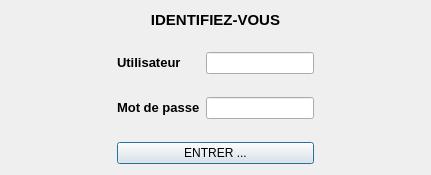
<?xml version="1.0" encoding="UTF-8"?>
<ui version="4.0">
 <class>chifoumiConnexion</class>
 <widget class="QDialog" name="chifoumiConnexion">
  <property name="geometry">
   <rect>
    <x>0</x>
    <y>0</y>
    <width>431</width>
    <height>175</height>
   </rect>
  </property>
  <property name="focusPolicy">
   <enum>Qt::NoFocus</enum>
  </property>
  <property name="windowTitle">
   <string>Identification</string>
  </property>
  <property name="windowIcon">
   <iconset resource="ressourcesChifoumi.qrc">
    <normaloff>:/chifoumi/images (1)/images/versus.gif</normaloff>:/chifoumi/images (1)/images/versus.gif</iconset>
  </property>
  <layout class="QHBoxLayout" name="horizontalLayout_2">
   <item>
    <layout class="QHBoxLayout" name="horizontalLayout">
     <item>
      <spacer name="horizontalSpacer">
       <property name="orientation">
        <enum>Qt::Horizontal</enum>
       </property>
       <property name="sizeHint" stdset="0">
        <size>
         <width>40</width>
         <height>20</height>
        </size>
       </property>
      </spacer>
     </item>
     <item>
      <layout class="QVBoxLayout" name="verticalLayout">
       <item>
        <widget class="QLabel" name="label_3">
         <property name="text">
          <string>&lt;html&gt;&lt;head/&gt;&lt;body&gt;&lt;p align=&quot;center&quot;&gt;&lt;span style=&quot; font-size:11pt; font-weight:600;&quot;&gt;IDENTIFIEZ-VOUS&lt;/span&gt;&lt;/p&gt;&lt;/body&gt;&lt;/html&gt;</string>
         </property>
        </widget>
       </item>
       <item>
        <spacer name="verticalSpacer">
         <property name="orientation">
          <enum>Qt::Vertical</enum>
         </property>
         <property name="sizeType">
          <enum>QSizePolicy::Maximum</enum>
         </property>
         <property name="sizeHint" stdset="0">
          <size>
           <width>20</width>
           <height>40</height>
          </size>
         </property>
        </spacer>
       </item>
       <item>
        <layout class="QGridLayout" name="gridLayout">
         <item row="1" column="1">
          <widget class="QLabel" name="label">
           <property name="text">
            <string>&lt;html&gt;&lt;head/&gt;&lt;body&gt;&lt;p&gt;&lt;span style=&quot; font-size:10pt; font-weight:600;&quot;&gt;Utilisateur&lt;/span&gt;&lt;/p&gt;&lt;/body&gt;&lt;/html&gt;</string>
           </property>
          </widget>
         </item>
         <item row="2" column="1">
          <spacer name="verticalSpacer_2">
           <property name="orientation">
            <enum>Qt::Vertical</enum>
           </property>
           <property name="sizeHint" stdset="0">
            <size>
             <width>20</width>
             <height>40</height>
            </size>
           </property>
          </spacer>
         </item>
         <item row="3" column="1">
          <widget class="QLabel" name="label_2">
           <property name="text">
            <string>&lt;html&gt;&lt;head/&gt;&lt;body&gt;&lt;p&gt;&lt;span style=&quot; font-size:10pt; font-weight:600;&quot;&gt;Mot de passe&lt;/span&gt;&lt;/p&gt;&lt;/body&gt;&lt;/html&gt;</string>
           </property>
          </widget>
         </item>
         <item row="1" column="2">
          <widget class="QLineEdit" name="username"/>
         </item>
         <item row="3" column="2">
          <widget class="QLineEdit" name="mdp">
           <property name="echoMode">
            <enum>QLineEdit::Password</enum>
           </property>
          </widget>
         </item>
        </layout>
       </item>
       <item>
        <spacer name="verticalSpacer_3">
         <property name="orientation">
          <enum>Qt::Vertical</enum>
         </property>
         <property name="sizeHint" stdset="0">
          <size>
           <width>20</width>
           <height>40</height>
          </size>
         </property>
        </spacer>
       </item>
       <item>
        <widget class="QPushButton" name="boutonEntrer">
         <property name="text">
          <string>ENTRER ...</string>
         </property>
        </widget>
       </item>
      </layout>
     </item>
     <item>
      <spacer name="horizontalSpacer_2">
       <property name="orientation">
        <enum>Qt::Horizontal</enum>
       </property>
       <property name="sizeHint" stdset="0">
        <size>
         <width>40</width>
         <height>20</height>
        </size>
       </property>
      </spacer>
     </item>
    </layout>
   </item>
  </layout>
 </widget>
 <tabstops>
  <tabstop>boutonEntrer</tabstop>
  <tabstop>username</tabstop>
  <tabstop>mdp</tabstop>
 </tabstops>
 <resources>
  <include location="ressourcesChifoumi.qrc"/>
 </resources>
 <connections>
  <connection>
   <sender>boutonEntrer</sender>
   <signal>clicked()</signal>
   <receiver>chifoumiConnexion</receiver>
   <slot>close()</slot>
   <hints>
    <hint type="sourcelabel">
     <x>215</x>
     <y>152</y>
    </hint>
    <hint type="destinationlabel">
     <x>215</x>
     <y>87</y>
    </hint>
   </hints>
  </connection>
 </connections>
</ui>
